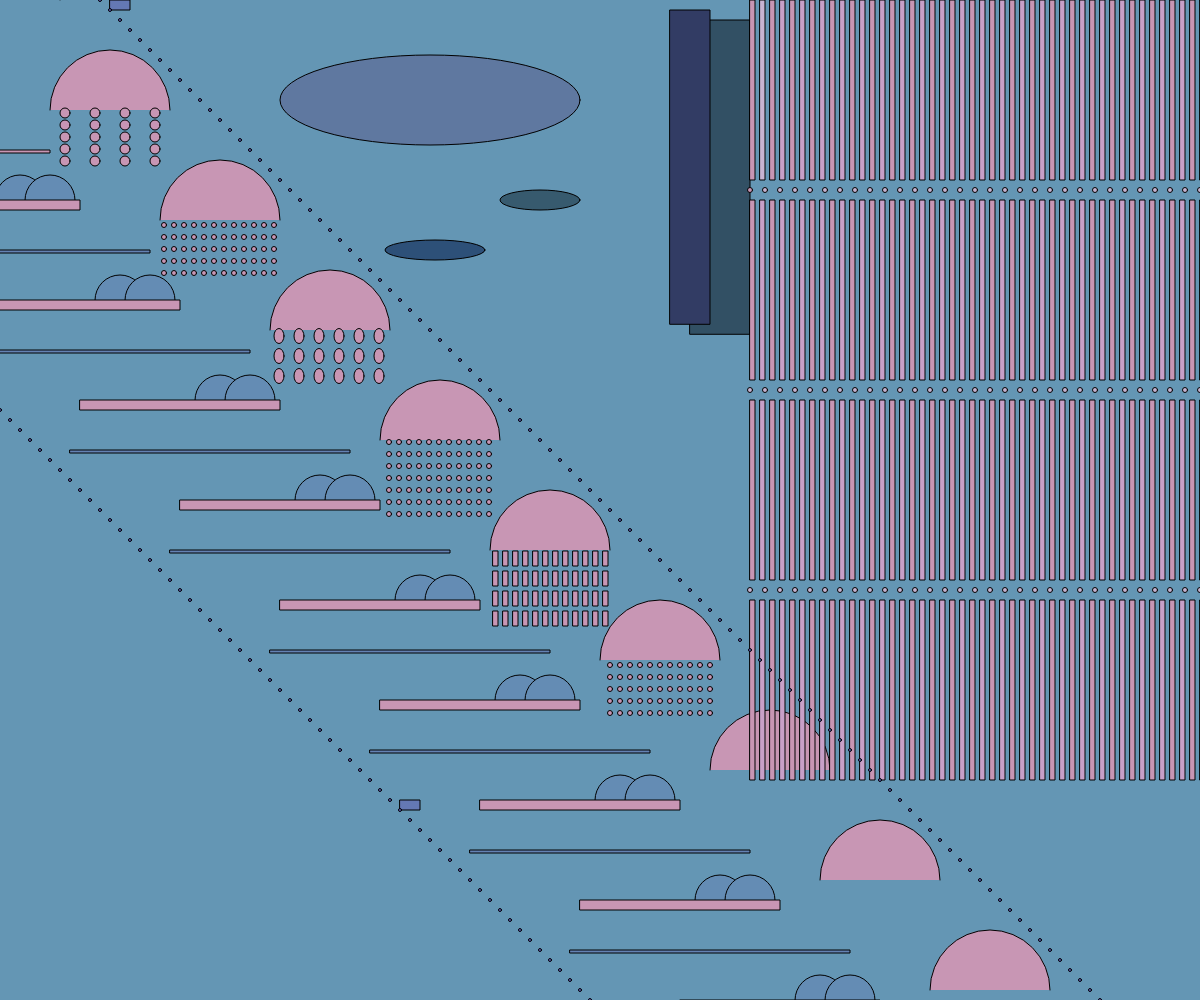
Frame 1 (no input)
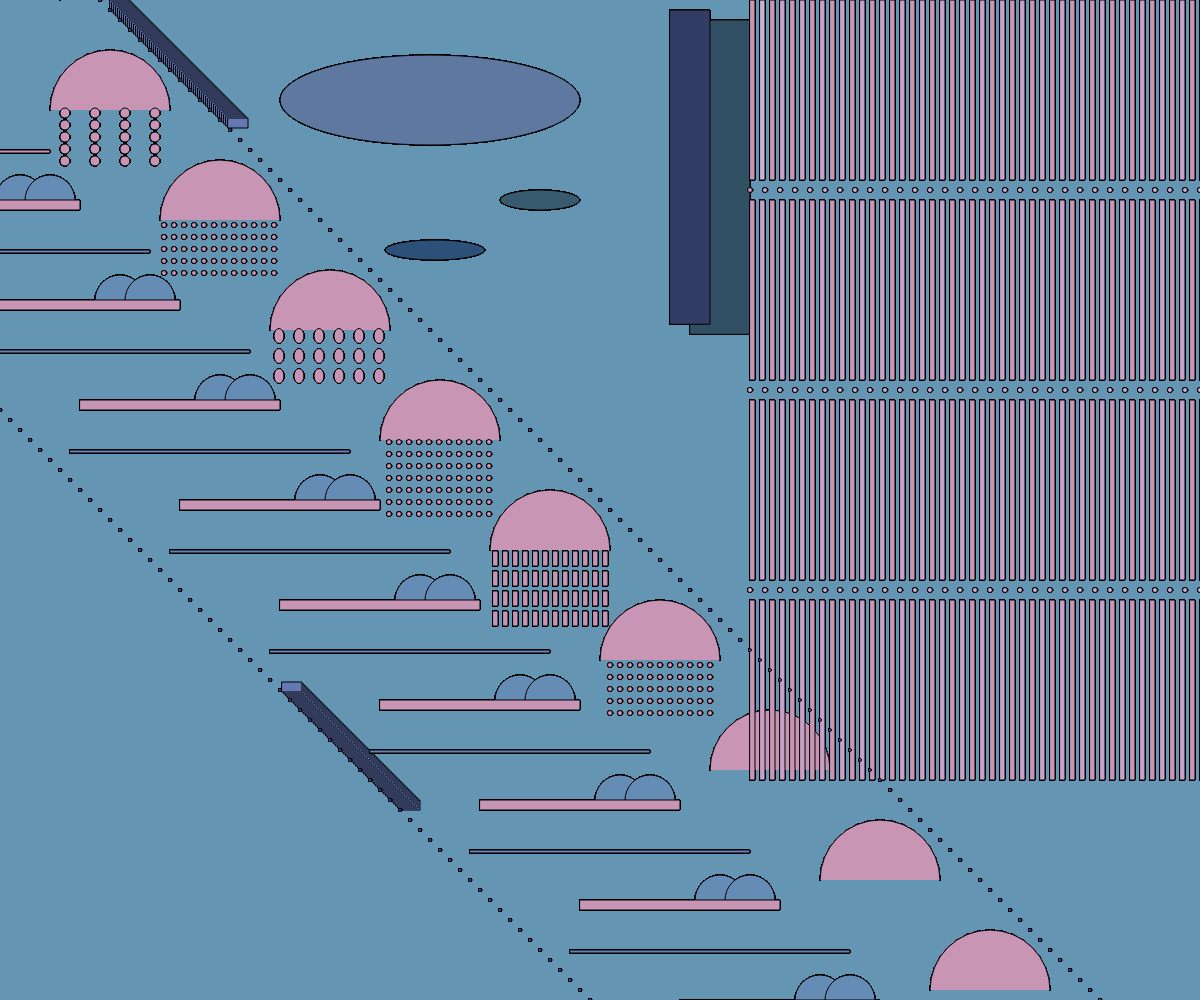
Frame 60 (no input)
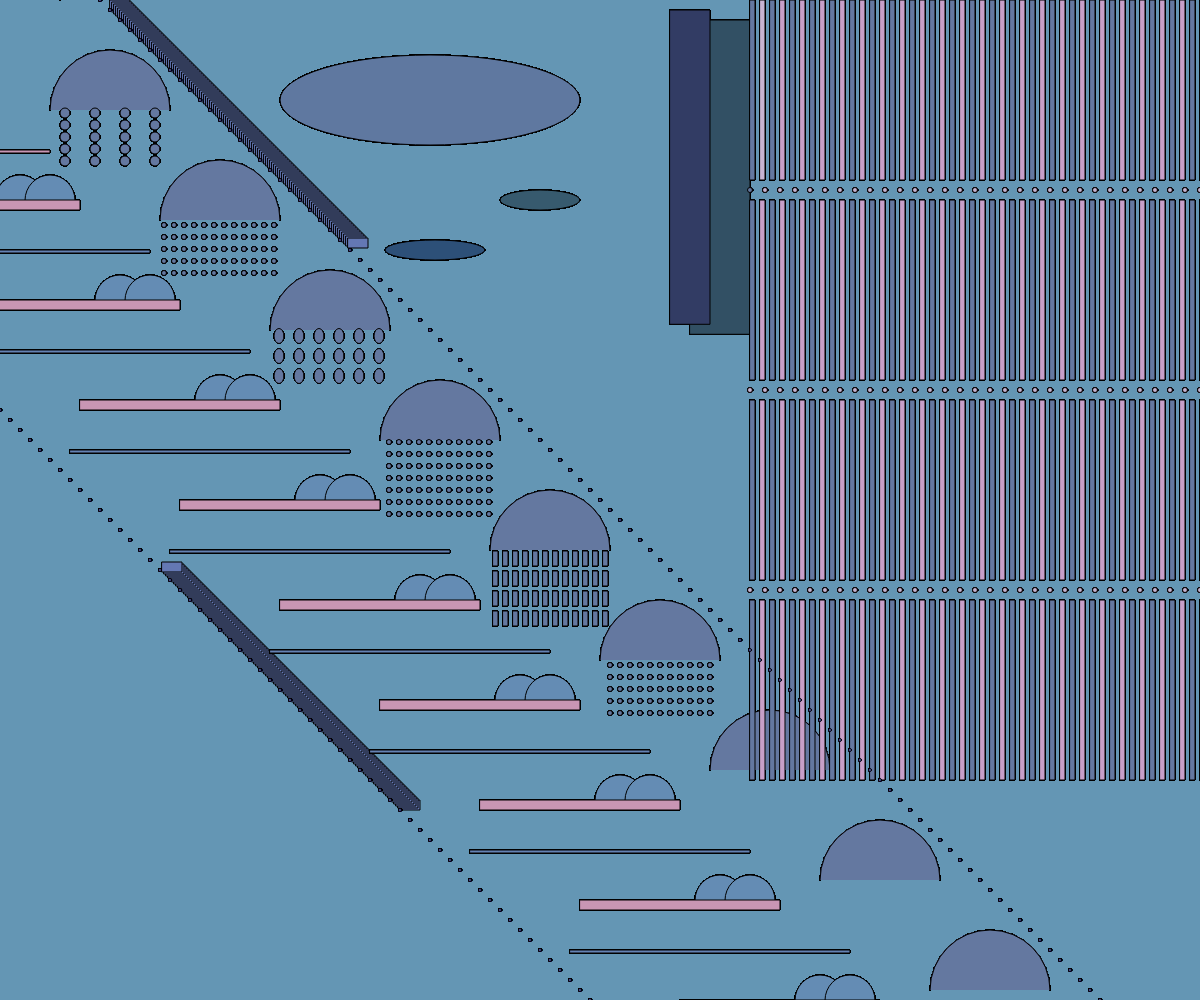
Frame 120 (the mouse pressed at the canvas centre since frame 60)

The p5.js sketch that drew these frames (run headless with seeded random() and noise() and a simulated clock; from frame 60 on, the mouse is pressed at the canvas centre):

// p5.js sketch
// ── sketch.js
let rectsize = 400;

let xpos = 110;
let ypos = 0;

let xpos2 = 400;
let ypos2 = 800;

let ellipsecolor = 160;
let xpos3 = 430;

let xpos4 = 435;

let xpos5 = 540;

function setup() {
  // put setup code here
createCanvas(windowWidth,windowHeight);
background(100,150,180);
//random rectangle length size
rectsize = random(100,400);

}

function draw() {
  //blue grey rectangle next to vertical rectangle loop (random size)
  fill(50,80,100);
  rect(690,20,60,rectsize);
  //dark purple rectangle next to grey rectangle (random size)
  fill(50,60,100);
  rect(670,10,40,rectsize);

  //small rectangle going down in line
  fill(100,120,180);
  rect(xpos,ypos,20,10);
  xpos = xpos+2;
  ypos = ypos+2;
  //small rectangle going up in line
  rect(xpos2,ypos2,20,10);
  xpos2 = xpos2 - 2
  ypos2 = ypos2 - 2
  fill(50,60,100);

  //colour change when mouse is pressed
  if(mouseIsPressed){
    fill(100,120,160);
  }
  else {fill(200,150,180);
  }
  //arc loop
  for (let counter = 0; counter < width; counter = counter + 110){
    arc(counter, counter, 120, 120, PI, TWO_PI);
  }
  //loop for circles under the arc_1
  for (let counter = 65; counter < 180; counter = counter + 30){
    for (let i = 113; i < 170; i = i + 12){
         circle(counter,i,10,90);
  }
  }
  //loop for circles under the arc_2
  for (let counter = 164; counter < 278; counter = counter + 10){
    for (let i = 225; i < 280; i = i + 12){
         circle(counter,i,5,90);
  }
  }
  //loop for ellipses under the arc_3
  for (let counter = 279; counter < 390; counter = counter + 20){
    for (let i = 336; i < 380; i = i + 20){
         ellipse(counter,i,10,15);
  }
  }
  //loop for circles under the arc_3
  for (let counter = 389; counter < 490; counter = counter + 10){
    for (let i = 442; i < 520; i = i + 12){
         circle(counter,i,5,90);
  }
  }
  //loop for rectangles under the arc_3
  for (let counter = 493; counter < 610; counter = counter + 10){
    for (let i = 551; i < 615; i = i + 20){
         rect(counter,i,5,15);
  }
  }
  //loop for circles under the arc_3
  for (let counter = 610; counter < 720; counter = counter + 10){
    for (let i = 665; i < 720; i = i + 12){
         circle(counter,i,5,90);
  }
  }

  //loop for rectangle loop on the right side of screen
  for (let counter = 750; counter < 3000; counter = counter + 20){
    for (let i = 0; i < 720; i = i + 200){
         rect(counter,i,5,180);
  }
  }
  //loop for circle loop on the right side of screen
  for (let counter = 750; counter < 3000; counter = counter + 15){
    for (let i = 190; i < 720; i = i + 200){
         circle(counter,i,5,90);
         fill(200,180,210);
  }
  }
  //loop for lavender color rectangle loop on the right side of screen
  for (let counter = 760; counter < 3000; counter = counter + 20){
    for (let i = 0; i < 720; i = i + 200){
         rect(counter,i,5,180);
         fill(200,160,200);
  }
  }
  //small arc loop
  for (let counter = 0; counter < width; counter = counter + 100){
    arc(counter-180, counter, 50, 50, PI, TWO_PI);
    fill(100,140,180);
  }
  //small arc loop 2
  for (let counter = 0; counter < width; counter = counter + 100){
    arc(counter-150, counter, 50, 50, PI, TWO_PI);
    fill(100,140,180);
  }
  //small rectangle loop under the small arc loop
  for (let counter = 0; counter < width; counter = counter + 100){
    rect(counter-320, counter, 200, 10);
    fill(200,150,180);
  }
  //second small rectangle loop under the small arc loop
  for (let counter = 50; counter < width; counter = counter + 100){
    rect(counter-280, counter+100,280,3);
    fill(100,130,180);
  }
  //second small rectangle loop under the small arc loop
  for (let counter = 100; counter < width; counter = counter + 10){
    circle(counter-310, counter+100, 3, 3);
    fill(100,100,200);
  }
  //second small rectangle loop over the big arc loop
  for (let counter = 0; counter < width; counter = counter + 10){
    circle(counter, counter-100, 3, 3);
    fill(100,100,200);
  }

  //blue grey ellipse cloud
  fill(45,80,120);
  ellipse(xpos4,250,100,20);
  //moves to right and make another ellipse when key is pressed
  if(keyIsPressed){
    xpos4 = xpos4 +120;
  }

  //green grey ellipse cloud
  fill(55,90,110);
  ellipse(xpos5,200,80,20);
  //moves to right and make another ellipse when key is pressed
  if(keyIsPressed){
    xpos5 = xpos5 +100;
  }

  //purple grey ellipse cloud
  fill(95,120,ellipsecolor);
  ellipse(xpos3,100,300,90);
  //moves to right and make another ellipse when key is pressed
  if(keyIsPressed){
    xpos3 = xpos3 +350;
  }
  //colour change when right mouse button is clicked
  if(mouseButton === RIGHT){
    ellipsecolor = 140;
  }

}
